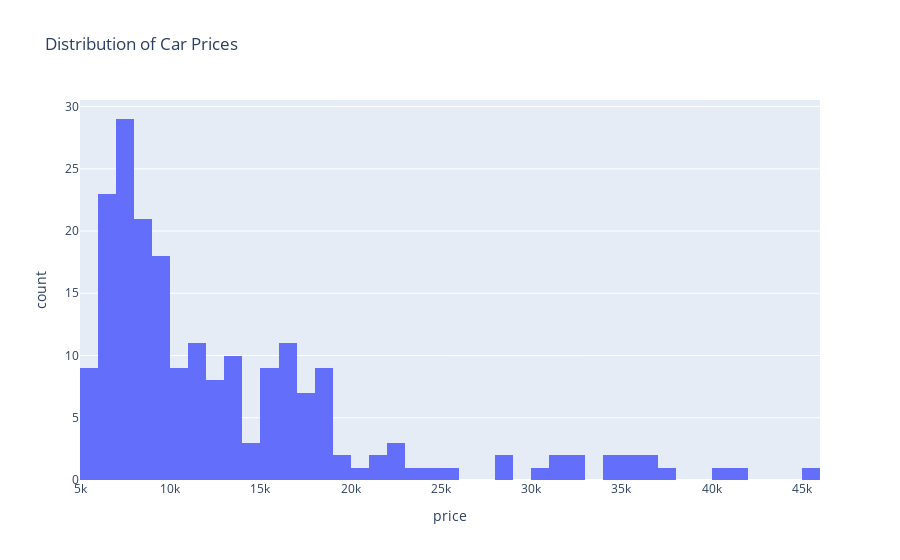

This figure's notebook cell:
### Code cell
fig = px.histogram(df, x='price', nbins=50, title='Distribution of Car Prices')
fig.show()

### Figure 1 — Plotly figure (JSON) as saved in the notebook; plotly's stock layout.template omitted (floating-point values rounded to 4 significant figures; data arrays with more than 128 entries replaced by an {"elided": "..."} marker saying what was removed)
{"data": [{"alignmentgroup": "True", "bingroup": "x", "hovertemplate": "price=%{x}<br>count=%{y}<extra></extra>", "legendgroup": "", "marker": {"color": "#636efa", "pattern": {"shape": ""}}, "name": "", "nbinsx": 50, "offsetgroup": "", "orientation": "v", "showlegend": false, "type": "histogram", "x": {"elided": "205 float values"}, "xaxis": "x", "yaxis": "y"}], "layout": {"barmode": "relative", "legend": {"tracegroupgap": 0}, "title": {"text": "Distribution of Car Prices"}, "xaxis": {"anchor": "y", "domain": [0, 1], "title": {"text": "price"}}, "yaxis": {"anchor": "x", "domain": [0, 1], "title": {"text": "count"}}}}
